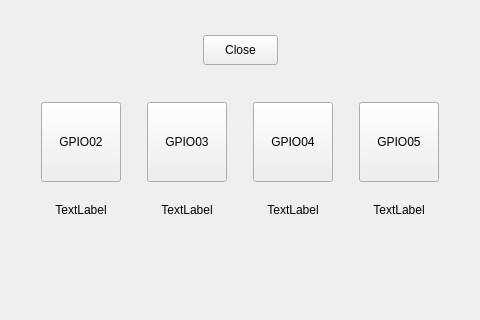
<?xml version="1.0" encoding="UTF-8"?>
<ui version="4.0">
 <class>QtLEDBlinkMainWindow</class>
 <widget class="QMainWindow" name="QtLEDBlinkMainWindow">
  <property name="geometry">
   <rect>
    <x>0</x>
    <y>0</y>
    <width>480</width>
    <height>320</height>
   </rect>
  </property>
  <property name="sizePolicy">
   <sizepolicy hsizetype="Fixed" vsizetype="Fixed">
    <horstretch>0</horstretch>
    <verstretch>0</verstretch>
   </sizepolicy>
  </property>
  <property name="minimumSize">
   <size>
    <width>480</width>
    <height>320</height>
   </size>
  </property>
  <property name="maximumSize">
   <size>
    <width>480</width>
    <height>320</height>
   </size>
  </property>
  <property name="windowTitle">
   <string>QtLEDBlinkMainWindow</string>
  </property>
  <widget class="QWidget" name="centralWidget">
   <property name="sizePolicy">
    <sizepolicy hsizetype="Fixed" vsizetype="Fixed">
     <horstretch>0</horstretch>
     <verstretch>0</verstretch>
    </sizepolicy>
   </property>
   <property name="minimumSize">
    <size>
     <width>480</width>
     <height>320</height>
    </size>
   </property>
   <property name="maximumSize">
    <size>
     <width>480</width>
     <height>320</height>
    </size>
   </property>
   <layout class="QVBoxLayout" name="verticalLayout_2">
    <item>
     <layout class="QHBoxLayout" name="horizontalLayout_2">
      <item>
       <spacer name="horizontalSpacer_4">
        <property name="orientation">
         <enum>Qt::Horizontal</enum>
        </property>
        <property name="sizeHint" stdset="0">
         <size>
          <width>128</width>
          <height>79</height>
         </size>
        </property>
       </spacer>
      </item>
      <item>
       <widget class="QPushButton" name="closeAppButton">
        <property name="minimumSize">
         <size>
          <width>75</width>
          <height>30</height>
         </size>
        </property>
        <property name="maximumSize">
         <size>
          <width>75</width>
          <height>30</height>
         </size>
        </property>
        <property name="text">
         <string>Close</string>
        </property>
       </widget>
      </item>
      <item>
       <spacer name="horizontalSpacer">
        <property name="orientation">
         <enum>Qt::Horizontal</enum>
        </property>
        <property name="sizeHint" stdset="0">
         <size>
          <width>138</width>
          <height>35</height>
         </size>
        </property>
       </spacer>
      </item>
     </layout>
    </item>
    <item>
     <layout class="QVBoxLayout" name="verticalLayout">
      <property name="spacing">
       <number>0</number>
      </property>
      <item>
       <layout class="QHBoxLayout" name="horizontalLayout">
        <property name="leftMargin">
         <number>0</number>
        </property>
        <property name="topMargin">
         <number>6</number>
        </property>
        <property name="bottomMargin">
         <number>6</number>
        </property>
        <item>
         <spacer name="horizontalSpacer_2">
          <property name="orientation">
           <enum>Qt::Horizontal</enum>
          </property>
          <property name="sizeType">
           <enum>QSizePolicy::Fixed</enum>
          </property>
          <property name="sizeHint" stdset="0">
           <size>
            <width>10</width>
            <height>20</height>
           </size>
          </property>
         </spacer>
        </item>
        <item>
         <widget class="QPushButton" name="gpio02Button">
          <property name="sizePolicy">
           <sizepolicy hsizetype="Fixed" vsizetype="Fixed">
            <horstretch>0</horstretch>
            <verstretch>0</verstretch>
           </sizepolicy>
          </property>
          <property name="minimumSize">
           <size>
            <width>80</width>
            <height>80</height>
           </size>
          </property>
          <property name="maximumSize">
           <size>
            <width>80</width>
            <height>80</height>
           </size>
          </property>
          <property name="text">
           <string>GPIO02</string>
          </property>
         </widget>
        </item>
        <item>
         <widget class="QPushButton" name="gpio03Button">
          <property name="sizePolicy">
           <sizepolicy hsizetype="Fixed" vsizetype="Fixed">
            <horstretch>0</horstretch>
            <verstretch>0</verstretch>
           </sizepolicy>
          </property>
          <property name="minimumSize">
           <size>
            <width>80</width>
            <height>80</height>
           </size>
          </property>
          <property name="maximumSize">
           <size>
            <width>80</width>
            <height>80</height>
           </size>
          </property>
          <property name="text">
           <string>GPIO03</string>
          </property>
         </widget>
        </item>
        <item>
         <widget class="QPushButton" name="gpio04Button">
          <property name="sizePolicy">
           <sizepolicy hsizetype="Fixed" vsizetype="Fixed">
            <horstretch>0</horstretch>
            <verstretch>0</verstretch>
           </sizepolicy>
          </property>
          <property name="minimumSize">
           <size>
            <width>80</width>
            <height>80</height>
           </size>
          </property>
          <property name="maximumSize">
           <size>
            <width>80</width>
            <height>80</height>
           </size>
          </property>
          <property name="text">
           <string>GPIO04</string>
          </property>
         </widget>
        </item>
        <item>
         <widget class="QPushButton" name="gpio05Button">
          <property name="sizePolicy">
           <sizepolicy hsizetype="Fixed" vsizetype="Fixed">
            <horstretch>0</horstretch>
            <verstretch>0</verstretch>
           </sizepolicy>
          </property>
          <property name="minimumSize">
           <size>
            <width>80</width>
            <height>80</height>
           </size>
          </property>
          <property name="maximumSize">
           <size>
            <width>80</width>
            <height>80</height>
           </size>
          </property>
          <property name="text">
           <string>GPIO05</string>
          </property>
         </widget>
        </item>
        <item>
         <spacer name="horizontalSpacer_3">
          <property name="orientation">
           <enum>Qt::Horizontal</enum>
          </property>
          <property name="sizeType">
           <enum>QSizePolicy::Fixed</enum>
          </property>
          <property name="sizeHint" stdset="0">
           <size>
            <width>10</width>
            <height>20</height>
           </size>
          </property>
         </spacer>
        </item>
       </layout>
      </item>
     </layout>
    </item>
    <item>
     <layout class="QHBoxLayout" name="horizontalLayout_3">
      <property name="leftMargin">
       <number>0</number>
      </property>
      <property name="topMargin">
       <number>6</number>
      </property>
      <property name="rightMargin">
       <number>0</number>
      </property>
      <property name="bottomMargin">
       <number>6</number>
      </property>
      <item>
       <spacer name="horizontalSpacer_5">
        <property name="orientation">
         <enum>Qt::Horizontal</enum>
        </property>
        <property name="sizeType">
         <enum>QSizePolicy::Fixed</enum>
        </property>
        <property name="sizeHint" stdset="0">
         <size>
          <width>10</width>
          <height>20</height>
         </size>
        </property>
       </spacer>
      </item>
      <item>
       <widget class="QLabel" name="gpio02OnOffLabel">
        <property name="sizePolicy">
         <sizepolicy hsizetype="Fixed" vsizetype="Fixed">
          <horstretch>0</horstretch>
          <verstretch>0</verstretch>
         </sizepolicy>
        </property>
        <property name="minimumSize">
         <size>
          <width>80</width>
          <height>20</height>
         </size>
        </property>
        <property name="maximumSize">
         <size>
          <width>80</width>
          <height>20</height>
         </size>
        </property>
        <property name="text">
         <string>TextLabel</string>
        </property>
        <property name="textFormat">
         <enum>Qt::PlainText</enum>
        </property>
        <property name="alignment">
         <set>Qt::AlignCenter</set>
        </property>
       </widget>
      </item>
      <item>
       <widget class="QLabel" name="gpio03OnOffLabel">
        <property name="sizePolicy">
         <sizepolicy hsizetype="Fixed" vsizetype="Fixed">
          <horstretch>0</horstretch>
          <verstretch>0</verstretch>
         </sizepolicy>
        </property>
        <property name="minimumSize">
         <size>
          <width>80</width>
          <height>20</height>
         </size>
        </property>
        <property name="maximumSize">
         <size>
          <width>80</width>
          <height>20</height>
         </size>
        </property>
        <property name="text">
         <string>TextLabel</string>
        </property>
        <property name="alignment">
         <set>Qt::AlignCenter</set>
        </property>
        <property name="pinLevel" stdset="0">
         <bool>false</bool>
        </property>
       </widget>
      </item>
      <item>
       <widget class="QLabel" name="gpio04OnOffLabel">
        <property name="sizePolicy">
         <sizepolicy hsizetype="Fixed" vsizetype="Fixed">
          <horstretch>0</horstretch>
          <verstretch>0</verstretch>
         </sizepolicy>
        </property>
        <property name="minimumSize">
         <size>
          <width>80</width>
          <height>20</height>
         </size>
        </property>
        <property name="maximumSize">
         <size>
          <width>80</width>
          <height>20</height>
         </size>
        </property>
        <property name="styleSheet">
         <string notr="true"/>
        </property>
        <property name="text">
         <string>TextLabel</string>
        </property>
        <property name="alignment">
         <set>Qt::AlignCenter</set>
        </property>
       </widget>
      </item>
      <item>
       <widget class="QLabel" name="gpio05OnOffLabel">
        <property name="sizePolicy">
         <sizepolicy hsizetype="Fixed" vsizetype="Fixed">
          <horstretch>0</horstretch>
          <verstretch>0</verstretch>
         </sizepolicy>
        </property>
        <property name="minimumSize">
         <size>
          <width>80</width>
          <height>20</height>
         </size>
        </property>
        <property name="maximumSize">
         <size>
          <width>80</width>
          <height>20</height>
         </size>
        </property>
        <property name="text">
         <string>TextLabel</string>
        </property>
        <property name="alignment">
         <set>Qt::AlignCenter</set>
        </property>
       </widget>
      </item>
      <item>
       <spacer name="horizontalSpacer_6">
        <property name="orientation">
         <enum>Qt::Horizontal</enum>
        </property>
        <property name="sizeType">
         <enum>QSizePolicy::Fixed</enum>
        </property>
        <property name="sizeHint" stdset="0">
         <size>
          <width>10</width>
          <height>20</height>
         </size>
        </property>
       </spacer>
      </item>
     </layout>
    </item>
    <item>
     <spacer name="verticalSpacer">
      <property name="orientation">
       <enum>Qt::Vertical</enum>
      </property>
      <property name="sizeHint" stdset="0">
       <size>
        <width>20</width>
        <height>40</height>
       </size>
      </property>
     </spacer>
    </item>
   </layout>
   <zorder>verticalSpacer</zorder>
  </widget>
 </widget>
 <layoutdefault spacing="6" margin="11"/>
 <resources/>
 <connections/>
 <slots>
  <slot>on_gpio02Button_clicked()</slot>
  <slot>on_gpio03Button_clicked()</slot>
  <slot>on_gpio04Button_clicked()</slot>
  <slot>on_gpio05Button_clicked()</slot>
 </slots>
</ui>
